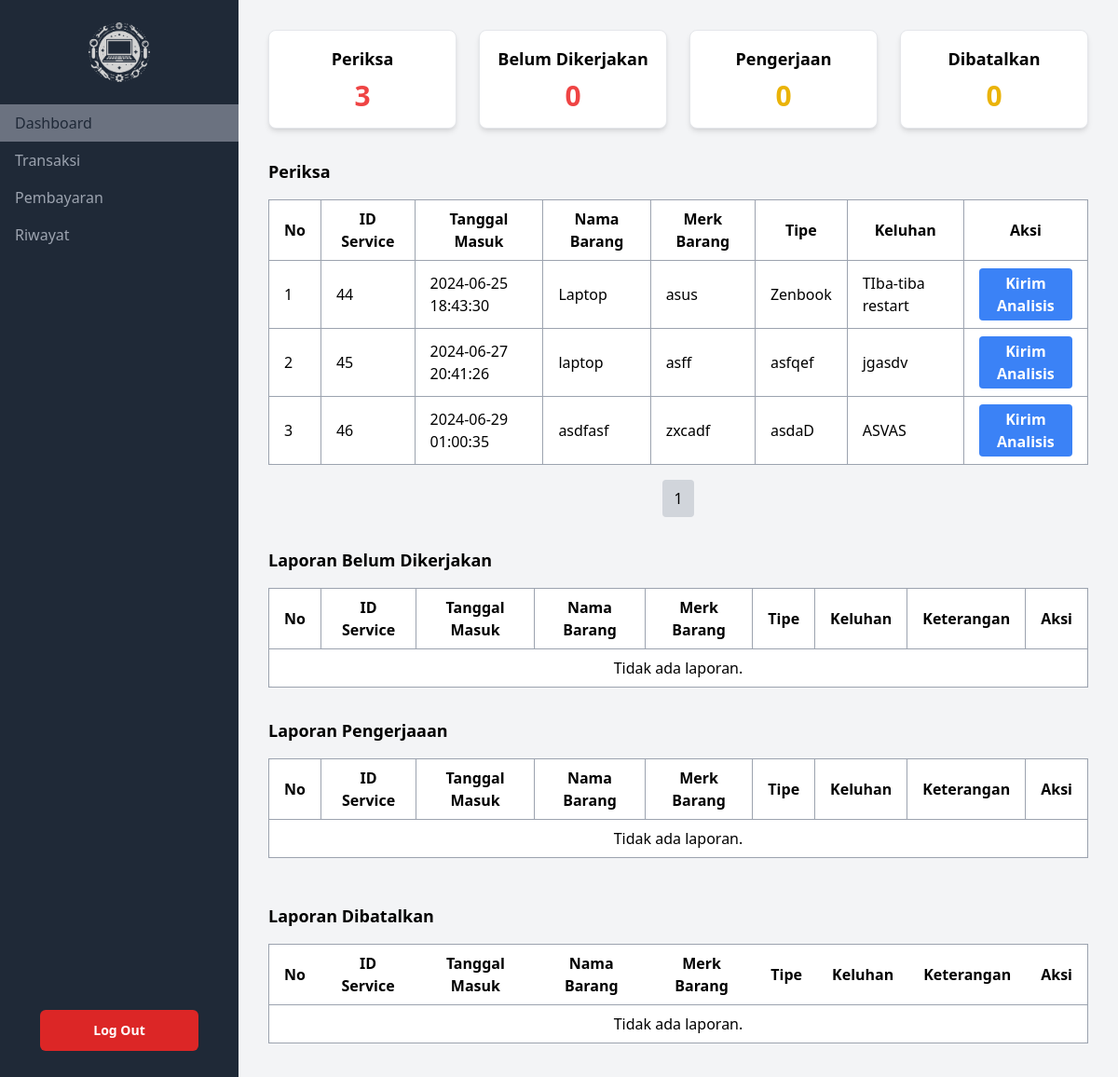
The page /html/teknisi-Dashboard.php (signed in) on the database as committed earlier.
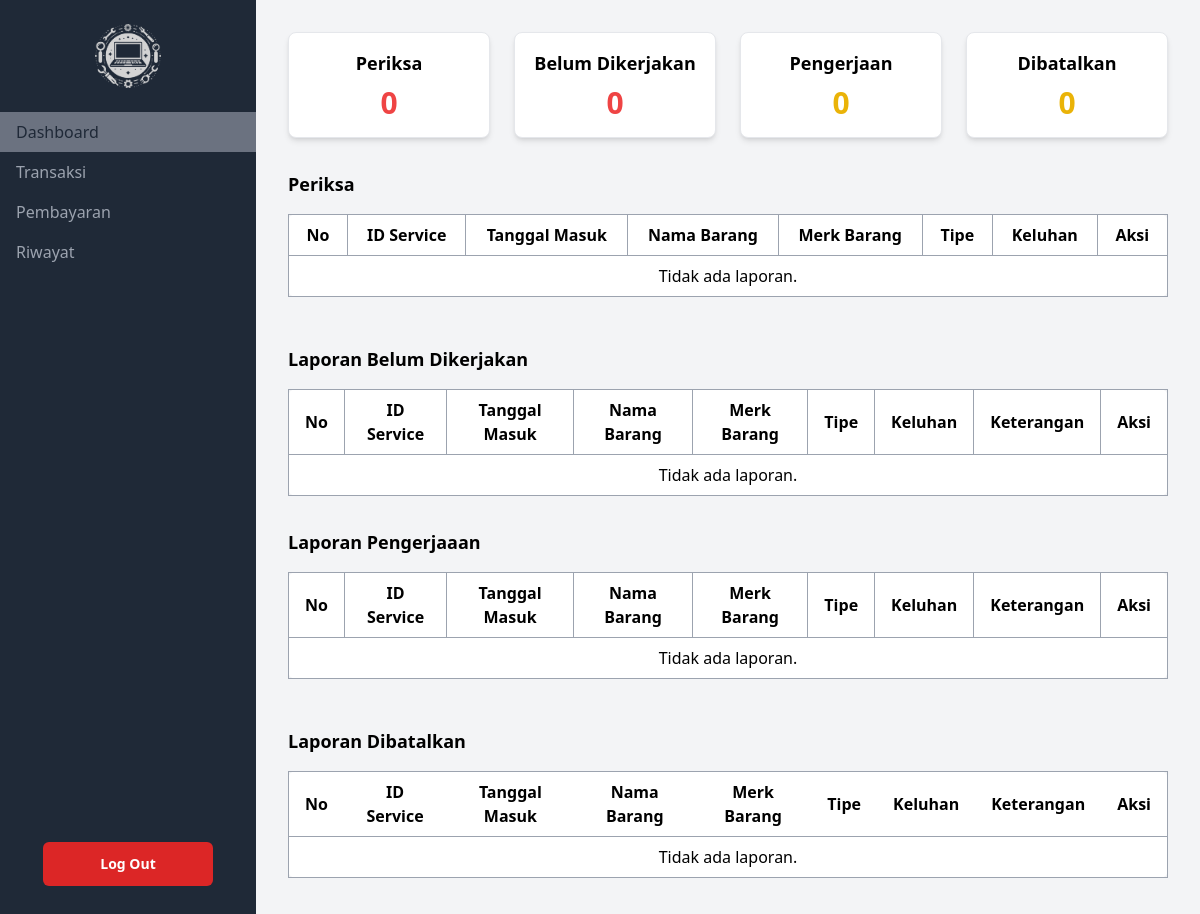
The same page on the database as committed later.
### tables this page shows
CREATE TABLE `barang` (
  `tanggal_input` datetime DEFAULT CURRENT_TIMESTAMP,
  `tanggal_selesai` datetime DEFAULT NULL,
  `nama_barang` varchar(100) NOT NULL,
  `jenis_barang` varchar(50) DEFAULT NULL,
  `merk_barang` varchar(50) DEFAULT NULL,
  `keluhan_barang` text,
  `id_pelanggan` int DEFAULT NULL,
  `status` enum('Belum Diperbaiki','Sedang Diperbaiki','Selesai Diperbaiki','') NOT NULL,
  `status_updated_at` timestamp NULL DEFAULT CURRENT_TIMESTAMP ON UPDATE CURRENT_TIMESTAMP,
  `ID_Service` int NOT NULL,
  `hubungi_kondisi` enum('Belum','Sudah') DEFAULT 'Belum',
  `hubungi_ambil` enum('Sudah','Belum') DEFAULT 'Belum',
  `diambil` enum('Sudah','Belum') DEFAULT 'Belum',
  `dibayar` enum('Sudah','Belum') DEFAULT 'Belum',
  `dikembalikan` enum('Sudah','Belum') NOT NULL DEFAULT 'Belum',
  `lunas` enum('Lunas','Belum') DEFAULT 'Belum'
);

### html/teknisi-Dashboard.php (the view, shortened to what the changed rows need)
<?php
include "/laragon/www/FPPWEB/php/connect_db.php";
function executeQuery($link, $query)
{
  $result = mysqli_query($link, $query);
  return mysqli_fetch_all($result, MYSQLI_ASSOC);
}
$queryPeriksa = "
SELECT
    b.*,
    p.nama AS Nama_Pemilik
FROM
    barang b
INNER JOIN
    pelanggan p ON b.id_pelanggan = p.id_pelanggan
WHERE
    b.status = 'Belum Diperbaiki'
    AND b.hubungi_kondisi = 'Belum'
    AND NOT EXISTS (
        SELECT 1
        FROM detail_keluhan dk
        WHERE dk.ID_Service = b.ID_Service
          AND (dk.keterangan_awal IS NULL OR dk.keterangan_awal = '')
    )
ORDER BY
    b.tanggal_input ASC;
";
$result = mysqli_query($link, $queryPeriksa);
$barangPeriksa = executeQuery($link, $queryPeriksa);
$totalPeriksa = count($barangPeriksa);
?>
<!DOCTYPE html>
<html lang="en">
<head>
  <script src="https://cdn.tailwindcss.com"></script>
  <link rel='stylesheet' href='https://cdnjs.cloudflare.com/ajax/libs/font-awesome/5.15.4/css/all.min.css'>
</head>
<body class="bg-gray-100">
  <div class="ml-64 p-8">
    <div class="grid grid-cols-4 gap-6">
      <div class="col-span-1 text-center h-full">
        <div class="py-4 bg-white rounded-lg shadow-md p-4 border border-gray-200 flex items-center justify-center">
          <div>
            <h2 class="text-lg font-semibold mb-2">Periksa</h2>
            <p id="total-laporan" class="text-3xl font-bold text-red-500">
              <?php echo $totalPeriksa; ?>
            </p>
          </div>
        </div>
      </div>
      <div class="col-span-1 text-center h-full">
        <div class="py-4 bg-white rounded-lg shadow-md p-4 border border-gray-200 flex items-center justify-center">
          <div>
            <h2 class="text-lg font-semibold mb-2">Belum Dikerjakan</h2>
          </div>
        </div>
      </div>
      <div class="col-span-1 text-center h-full">
        <div class="py-4 bg-white rounded-lg shadow-md p-4 border border-gray-200 flex items-center justify-center flex-col">
          <div>
            <h2 class="text-lg font-semibold mb-2">Pengerjaan</h2>
          </div>
        </div>
      </div>
      <div class="col-span-1 text-center h-full">
        <div class="py-4 bg-white rounded-lg shadow-md p-4 border border-gray-200 flex items-center justify-center flex-col">
          <div>
            <h2 class="text-lg font-semibold mb-2">Dibatalkan</h2>
          </div>
        </div>
      </div>
    </div>
    <div class="mt-8">
      <h2 class="text-lg font-semibold mb-4">Periksa</h2>
      <div class="overflow-x-auto">
        <table class="w-full bg-white border border-gray-400 rounded-lg">
          <thead>
            <tr>
              <th class="px-4 py-2 border border-gray-400">No</th>
              <th class="px-4 py-2 border border-gray-400">ID Service</th>
              <th class="px-4 py-2 border border-gray-400">Tanggal Masuk</th>
              <th class="px-4 py-2 border border-gray-400">Nama Barang</th>
              <th class="px-4 py-2 border border-gray-400">Merk Barang</th>
              <th class="px-4 py-2 border border-gray-400">Tipe</th>
              <th class="px-4 py-2 border border-gray-400">Keluhan</th>
              <th class="px-4 py-2 border border-gray-400">Aksi</th>
            </tr>
          </thead>
          <tbody id="barangPeriksa">
            <?php
            $pagePeriksa = isset($_GET['page_periksa']) ? (int)$_GET['page_periksa'] : 1;
            $maxLaporan = 5;
            $offsetPeriksa = ($pagePeriksa - 1) * $maxLaporan;
            $totalPagesPeriksa = ceil(count($barangPeriksa) / $maxLaporan);
            $paginatedBarangPeriksa = array_slice($barangPeriksa, $offsetPeriksa, $maxLaporan);
            if (empty($paginatedBarangPeriksa)) : ?>
              <tr>
                <td colspan="9" class="px-4 py-2 border border-gray-400 text-center">Tidak ada laporan.</td>
              </tr>
              <?php else :
              foreach ($paginatedBarangPeriksa as $index => $row) : ?>
                <tr>
                  <td class="px-4 py-2 border border-gray-400"><?php echo $index + 1; ?></td>
                  <td class="px-4 py-2 border border-gray-400"><?php echo $row['ID_Service']; ?></td>
                  <td class="px-4 py-2 border border-gray-400"><?php echo $row['tanggal_input']; ?></td>
                  <td class="px-4 py-2 border border-gray-400"><?php echo $row['nama_barang']; ?></td>
                  <td class="px-4 py-2 border border-gray-400"><?php echo $row['merk_barang']; ?></td>
                  <td class="px-4 py-2 border border-gray-400"><?php echo $row['jenis_barang']; ?></td>
                  <td class="px-4 py-2 border border-gray-400"><?php echo $row['keluhan_barang']; ?></td>
                  <td class="px-4 py-2 border border-gray-400">
                    <button class="confirm-analisis bg-blue-500 hover:bg-blue-700 text-white font-bold py-1 px-2 rounded" data-id="<?php echo $row['ID_Service']; ?>" data-keluhan="<?php echo htmlspecialchars($row['keluhan_barang']); ?>">
                      Kirim Analisis
                    </button>
                  </td>
                </tr>
            <?php endforeach;
            endif; ?>
          </tbody>
        </table>
        <div class="mt-4 flex justify-center">
          <nav class="inline-flex">
            <?php for ($i = 1; $i <= $totalPagesPeriksa; $i++) : ?>
              <a href="?page_periksa=<?php echo $i; ?>" class="px-3 py-2 mx-1 bg-gray-200 rounded hover:bg-gray-300 <?php if ($i == $pagePeriksa) echo 'bg-gray-300'; ?>"><?php echo $i; ?></a>
            <?php endfor; ?>
          </nav>
        </div>
      </div>
    </div>
    <div class="mt-8">
      <h2 class="text-lg font-semibold mb-4">Laporan Belum Dikerjakan</h2>
      <div class="overflow-x-auto">
        <table class="w-full bg-white border border-gray-400 rounded-lg">
          <thead>
            <tr>
              <th class="px-4 py-2 border border-gray-400">No</th>
              <th class="px-4 py-2 border border-gray-400">ID Service</th>
              <th class="px-4 py-2 border border-gray-400">Tanggal Masuk</th>
              <th class="px-4 py-2 border border-gray-400">Nama Barang</th>
              <th class="px-4 py-2 border border-gray-400">Merk Barang</th>
              <th class="px-4 py-2 border border-gray-400">Tipe</th>
              <th class="px-4 py-2 border border-gray-400">Keluhan</th>
              <th class="px-4 py-2 border border-gray-400">Keterangan</th>
              <th class="px-4 py-2 border border-gray-400">Aksi</th>
            </tr>
          </thead>
        </table>
      </div>
    </div>
    <div class="mt-8">
      <h2 class="text-lg font-semibold mb-4">Laporan Pengerjaaan</h2>
      <div class="overflow-x-auto">
        <table class="w-full bg-white border border-gray-400 rounded-lg">
          <thead>
            <tr>
              <th class="px-4 py-2 border border-gray-400">No</th>
              <th class="px-4 py-2 border border-gray-400">ID Service</th>
              <th class="px-4 py-2 border border-gray-400">Tanggal Masuk</th>
              <th class="px-4 py-2 border border-gray-400">Nama Barang</th>
              <th class="px-4 py-2 border border-gray-400">Merk Barang</th>
              <th class="px-4 py-2 border border-gray-400">Tipe</th>
              <th class="px-4 py-2 border border-gray-400">Keluhan</th>
              <th class="px-4 py-2 border border-gray-400">Keterangan</th>
              <th class="px-4 py-2 border border-gray-400">Aksi</th>
            </tr>
          </thead>
        </table>
      </div>
    </div>
    <div class="mt-8">
      <h2 class="text-lg font-semibold mb-4">Laporan Dibatalkan</h2>
      <div class="overflow-x-auto">
        <table class="w-full bg-white border border-gray-400 rounded-lg">
          <thead>
            <tr>
              <th class="px-4 py-2">No</th>
              <th class="px-4 py-2">ID Service</th>
              <th class="px-4 py-2">Tanggal Masuk</th>
              <th class="px-4 py-2">Nama Barang</th>
              <th class="px-4 py-2">Merk Barang</th>
              <th class="px-4 py-2">Tipe</th>
              <th class="px-4 py-2">Keluhan</th>
              <th class="px-4 py-2">Keterangan</th>
              <th class="px-4 py-2">Aksi</th>
            </tr>
          </thead>
        </table>
      </div>
    </div>
  </div>
</body>
</html>

Rows that differ between the two databases and show on the page:
no longer on this page (row edited): barang: ID_Service "44", tanggal_input "2024-06-25 18:43:30", nama_barang "Laptop", merk_barang "asus", jenis_barang "Zenbook", keluhan_barang "TIba-tiba restart"
no longer on this page (row edited): barang: ID_Service "45", tanggal_input "2024-06-27 20:41:26", nama_barang "laptop", merk_barang "asff", jenis_barang "asfqef", keluhan_barang "jgasdv"
no longer on this page (row edited): barang: ID_Service "46", tanggal_input "2024-06-29 01:00:35", nama_barang "asdfasf", merk_barang "zxcadf", jenis_barang "asdaD", keluhan_barang "ASVAS"
Other text that changed with them:
$totalPeriksa: "3" → "0"
text now shown: "Tidak ada laporan."
list line gone: "1"
